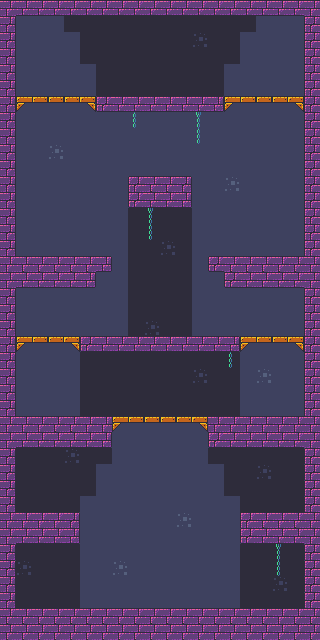

This is a level from a 2D game, rendered from its Tiled map with the project's own tilesets. A one-line summary and the map file follow, with tile-layer data summarised:
An orthogonal 20x40 tile map with 16x16 px tiles, 3 tile layers (background, solid, props) and 14 objects (6x Spikes, 6x Coin, Player, Exit).

<map version="1.4" tiledversion="1.4.2" orientation="orthogonal" renderorder="right-down" width="20" height="40" tilewidth="16" tileheight="16" infinite="0" nextlayerid="18" nextobjectid="40">
 <tileset firstgid="1" name="tileset" tilewidth="16" tileheight="16" tilecount="66" columns="6">
  <image source="../images/tileset.png" width="96" height="176" />
 </tileset>
 <layer id="9" name="background" width="20" height="40" locked="1">
  <data>[800 cells, 800 non-empty, 4 distinct tile ids]</data>
 </layer>
 <layer id="11" name="solid" width="20" height="40">
  <data>[800 cells, 246 non-empty, 14 distinct tile ids]</data>
 </layer>
 <layer id="10" name="props" width="20" height="40">
  <data>[800 cells, 8 non-empty, 2 distinct tile ids]</data>
 </layer>
 <objectgroup id="2" name="objects">
  <object id="8" type="Spikes" gid="51" x="224" y="544" width="16" height="16">
   <properties>
    <property name="orientation" value="right" />
   </properties>
  </object>
  <object id="9" type="Player" gid="58" x="32" y="608" width="16" height="16" />
  <object id="10" type="Coin" gid="16" x="256" y="576" width="16" height="16" />
  <object id="29" type="Spikes" gid="51" x="224" y="528" width="16" height="16">
   <properties>
    <property name="orientation" value="right" />
   </properties>
  </object>
  <object id="30" type="Coin" gid="16" x="48" y="576" width="16" height="16" />
  <object id="31" type="Spikes" gid="50" x="80" y="544" width="16" height="16">
   <properties>
    <property name="orientation" value="left" />
   </properties>
  </object>
  <object id="32" type="Spikes" gid="50" x="80" y="528" width="16" height="16">
   <properties>
    <property name="orientation" value="left" />
   </properties>
  </object>
  <object id="33" type="Spikes" gid="50" x="16" y="416" width="16" height="16">
   <properties>
    <property name="orientation" value="left" />
   </properties>
  </object>
  <object id="34" type="Spikes" gid="51" x="288" y="416" width="16" height="16">
   <properties>
    <property name="orientation" value="right" />
   </properties>
  </object>
  <object id="35" type="Coin" gid="16" x="160" y="400" width="16" height="16" />
  <object id="36" type="Coin" gid="16" x="144" y="400" width="16" height="16" />
  <object id="37" type="Exit" gid="61" x="160" y="96" width="16" height="16" />
  <object id="38" type="Coin" gid="16" x="256" y="240" width="16" height="16" />
  <object id="39" type="Coin" gid="16" x="48" y="240" width="16" height="16" />
 </objectgroup>
</map>
